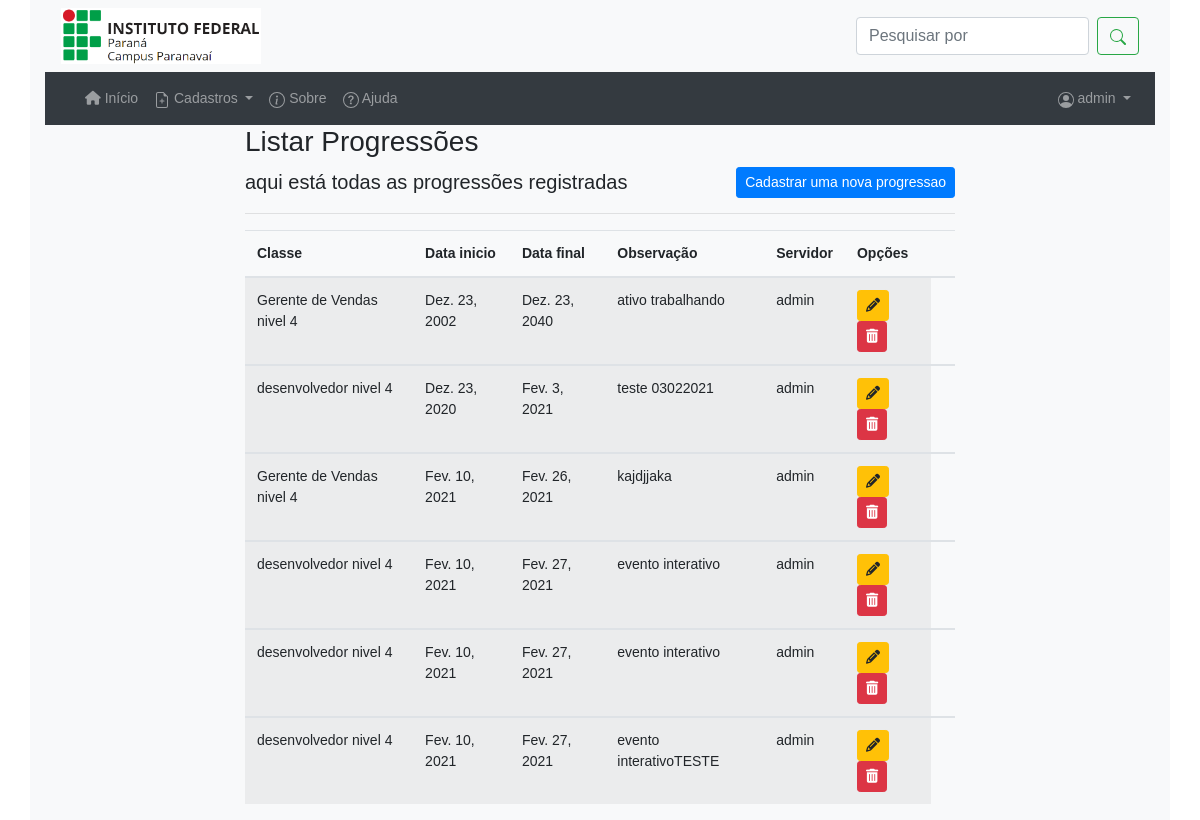
The app's page /listar/progressoes/ (signed in) with its own data.
### cadastros/models.py (models this page shows, shortened)
class Progressao(models.Model):
    classe = models.ForeignKey(Classe, on_delete= models.PROTECT, verbose_name="Classe pretendida")
    data_inicio = models.DateField(verbose_name="Data de inicio")
    data_final = models.DateField(verbose_name="Data final")
    observacao = models.CharField(max_length=255, verbose_name="Observação")
    usuario = models.ForeignKey(User, on_delete= models.PROTECT)

class Classe(models.Model):
    nome =  models.CharField(max_length=50, verbose_name="Nome")
    nivel = models.IntegerField(verbose_name="Nível")
    descricao = models.CharField(max_length=150, verbose_name="Descrição", null=True, blank=True)
    def __str__(self):
       return "{} nivel {}".format(self.nome, self.nivel)

### cadastros/views.py (the view)
# urls.py: path('listar/progressoes/', ProgressaoList.as_view(), name='listar-progressao'),
class ProgressaoList(LoginRequiredMixin, ListView):
    login_url = reverse_lazy("login")
    model = Progressao
    template_name = 'cadastros/lista/progressao.html'
    def get_queryset(self):
        self.object_list = Progressao.objects.filter(usuario = self.request.user)
        return self.object_list
    def get_context_data(self, *args, **kwargs):
        context = super().get_context_data(*args, **kwargs)
        context["titulo"] = "Listar Progressões"
        return context

### cadastros/templates/cadastros/lista/progressao.html (shortened to what this page needs)
{% extends 'paginas/modelo.html' %}
{% load static %}
{% block conteudo %}
<div class="container col-8">
    <h3>{{ titulo }}</h3>
    <a href="{% url 'cadastrar-progressao' %}" class="btn btn-primary btn-sm ml-auto float-right">Cadastrar uma nova
        progressao</a>
    <p class="lead">aqui está todas as progressões registradas</p>
    <hr>
    <div class="table responsive">
        <table class="table table-striped" id="tabela-progressao">
            <thead>
                <tr>
                    <th>Classe</th>
                    <th>Data inicio</th>
                    <th>Data final</th>
                    <th>Observação</th>
                    <th>Servidor</th>
                    <th>Opções</th>
                    <th></th>
                </tr>
            </thead>
            {% for progressao in object_list %}
            <tbody>
                <tr>
                    <td>{{progressao.classe}}</td>
                    <td>{{progressao.data_inicio}}</td>
                    <td>{{progressao.data_final}}</td>
                    <td>{{progressao.observacao}}</td>
                    <td>{{progressao.usuario}}</td>
                    <td>
                        <a href="{% url 'editar-progressao' progressao.pk %}" class="btn btn-warning btn-sm"
                            title="Editar">
                            <i class="fa fa-pencil" aria-hidden="true"></i>
                        </a>
                        <a href="{% url 'deletar-progressao' progressao.pk %}" class="btn btn-danger btn-sm "
                            title="Excluir">
                            <i class="fa fa-trash" aria-hidden="true"></i>
                        </a>
                    </td>
                </tr>
                {% empty %}
                <td colspan="3">Nenhum campo registrado.</td>
                {% endfor %}
            </tbody>
        </table>
    </div>
</div>
{% endblock %}

### paginas/templates/paginas/modelo.html (shortened to what this page needs)
{% load static %}
<!DOCTYPE html>
<html lang="pt-br">
<head>
    <link rel="stylesheet" href="{% static 'css/bootstrap.min.css' %}">
    <link rel="stylesheet" href="{% static 'assets/css/demo.css' %}">
    <link rel="stylesheet" href="{% static 'assets/css/Footer-with-button-logo.css' %}">
    <link rel="stylesheet" href=" http://cdnjs.cloudflare.com/ajax/libs/font-awesome/4.6.3/css/font-awesome.min.css ">
    <link rel="stylesheet" type="text/css" href="https://cdn.datatables.net/v/bs4/dt-1.10.23/datatables.min.css" />
</head>
<body>
    <div class="bg-light container-sm">
        {% block top %}
        <nav class="navbar navbar-light bg-light">
            <img src="{% static 'img/ifpr-logo.png' %}" style="width: 200px;" class="img-fluid" alt="Responsive image">
            <form class="form-inline">
                <input class="form-control mr-sm-2" type="search" placeholder="Pesquisar por" aria-label="Search">
                <p class="mb-0">
                    <button type="submit" class="btn btn-outline-success my-2 my-sm-0">
                    </button>
                </p>
            </form>
        </nav>
        {% endblock %}
        {% block menu %}
        <nav class="navbar navbar-dark bg-dark navbar-expand-lg ">
            <div class="collapse navbar-collapse" id="navbarNavDropdown">
                <ul class="navbar-nav mr-auto ">
                    <li class="nav-item">
                        <a class="nav-link" href="{% url 'index' %}">
                            <i class="fa fa-home" aria-hidden="true"></i>
                            Início
                        </a>
                    </li>
                    {% if request.user.is_authenticated %}
                    <li class="nav-item dropdown">
                        <a class="nav-link dropdown-toggle" href="#" id="navbarDropdownMenuLink" role="button"
                            data-toggle="dropdown" aria-haspopup="true" aria-expanded="false">
                            Cadastros
                        </a>
                    </li>
                    {% endif %}
                    <li class="nav-item">
                        <a class="nav-link" href="{% url 'sobre' %}"> Sobre</a>
                    </li>
                    <li class="nav-item">
                        <a class="nav-link" href="#"> Ajuda</a>
                    </li>
                </ul>
                <ul class="navbar-nav ml-auto">
                    {% if request.user.is_authenticated %}
                    <li class="nav-item dropdown ">
                        <a class="nav-link dropdown-toggle" href="#" id="navbarDropdownMenuLink" role="button"
                            data-toggle="dropdown" aria-haspopup="true" aria-expanded="false">
                            <span id="username">{{ request.user }}</span>
                        </a>
                    </li>
                    {% endif %}
                </ul>
            </div>
        </nav>
        {% endblock %}
        {% block conteudo %}{% endblock %}
    </div>
</body>
</html>

### static/assets/css/demo.css (style rules this page uses)
html { background-color: #efefef; }
body { font:14px/1.5 Arial, Helvetica, sans-serif; margin:0; display: flex; height: 100vh; align-items: stretch; }

### static/assets/css/footer-with-button-logo.css (style rules this page uses)
html { height: 100%; }
body { display: flex; display: -webkit-flex; flex-direction: column; -webkit-flex-direction: column; height: 100%; }

### records on screen
Progressao: classe "Gerente de Vendas nivel 4", data_inicio "Dez. 23, 2002", data_final "Dez. 23, 2040", observacao "ativo trabalhando", usuario "admin"
Progressao: classe "desenvolvedor nivel 4", data_inicio "Dez. 23, 2020", data_final "Fev. 3, 2021", observacao "teste 03022021", usuario "admin"
Progressao: classe "Gerente de Vendas nivel 4", data_inicio "Fev. 10, 2021", data_final "Fev. 26, 2021", observacao "kajdjjaka", usuario "admin"
Progressao: classe "desenvolvedor nivel 4", data_inicio "Fev. 10, 2021", data_final "Fev. 27, 2021", observacao "evento interativo", usuario "admin"
Progressao: classe "desenvolvedor nivel 4", data_inicio "Fev. 10, 2021", data_final "Fev. 27, 2021", observacao "evento interativo", usuario "admin"
Progressao: classe "desenvolvedor nivel 4", data_inicio "Fev. 10, 2021", data_final "Fev. 27, 2021", observacao "evento interativoTESTE", usuario "admin"

### other values on screen
{{ request.user }} "admin"
{{ titulo }} "Listar Progressões"
